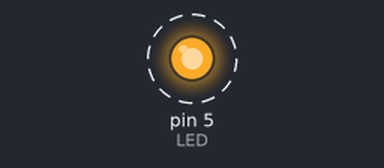
The sketch below on a simulated Arduino Uno, built with avr-gcc and run on an emulated ATmega328P. Shown: output pins drawn as LEDs (lit = HIGH). Dashed ring = blinking.

Above: at 0.5 s.
Timing chart, 0 to 4.6 s (numbered marks = the images above):
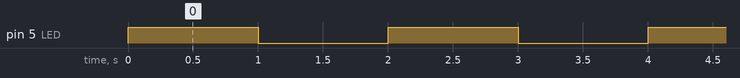

Measured:
- by itself, pin 5 (LED): alternates HIGH for 1.0 s and LOW for 1.0 s

The sketch:

blink8266.ino
```cpp
#define LED 5             // LED PIN


//////////////////////////////////////////////////////////////////////////////////////////
// setup() - EXECUTION STARTS HERE
//////////////////////////////////////////////////////////////////////////////////////////
void setup() {                                    //Execution STARTS HERE
  initHardware();

}

//////////////////////////////////////////////////////////////////////////////////////////
// ININITE LOOP - EXECUTION DOES NOT RETURN FROM HERE
//////////////////////////////////////////////////////////////////////////////////////////
void loop() {

  digitalWrite(LED, HIGH);
  delay(1000);
  digitalWrite(LED, LOW);
  delay(1000);


}


//////////////////////////////////////////////////////////////////////////////////////////
// INITHARDWARE - STARTS THE SERIAL INTERFACE AND CONFIGURES ALL GPIO PINS
//////////////////////////////////////////////////////////////////////////////////////////
void initHardware() {
  Serial.begin(115200);                             //Initialize serial output
  //SETUP GPIO PINS-SET LOW /////////////////////
  pinMode(LED, OUTPUT);
  digitalWrite(LED, LOW);

} //CLOSE initHardware()
```
